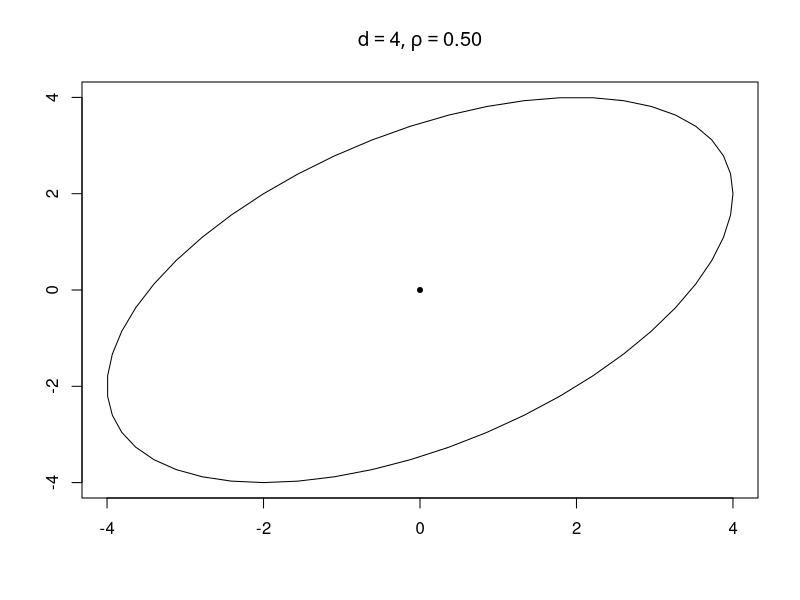
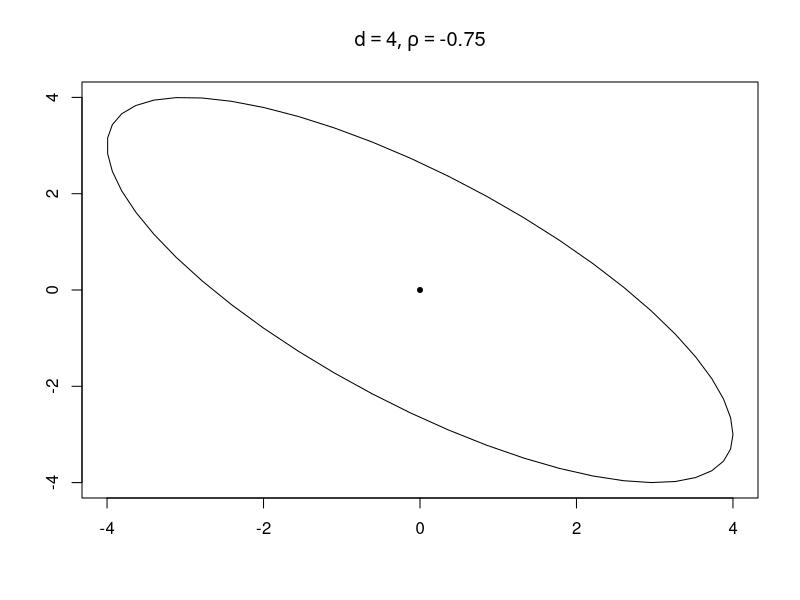
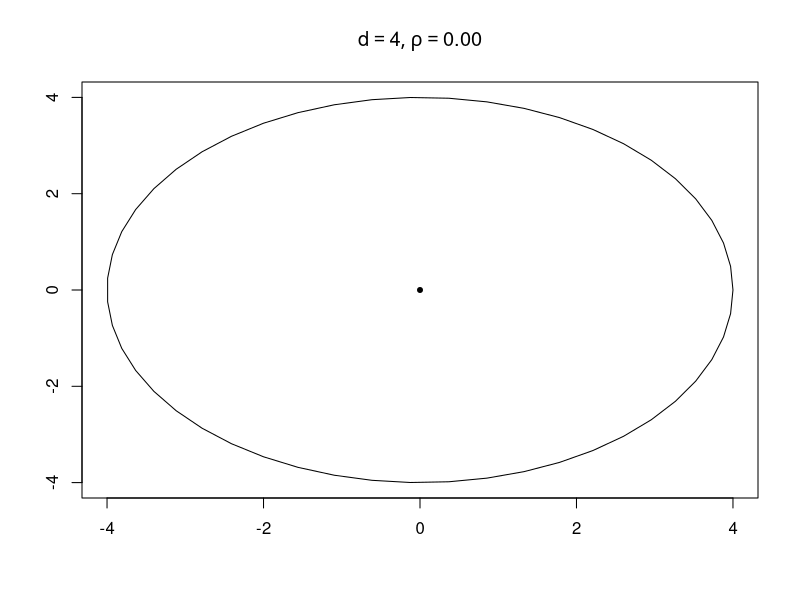
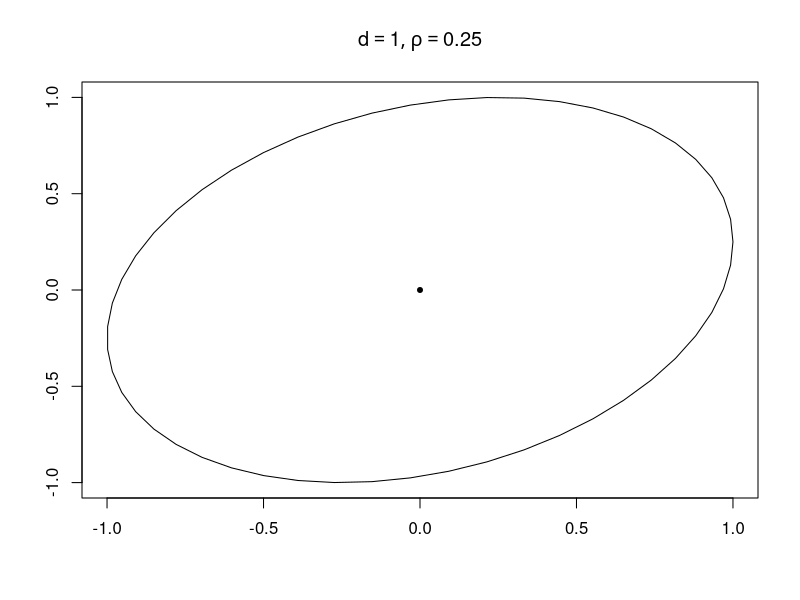

The R script that drew these images, in order:
# ---------------------------------------------------------------------
# Book:         SMS
# ---------------------------------------------------------------------
# Quantlet:     SMSellipse
# ---------------------------------------------------------------------
# Description:  SMSellipse computes ellipses for varying rho and d.
# ---------------------------------------------------------------------
# See also:     SMSellipse, SMSjordandec
# ---------------------------------------------------------------------
# Keywords:     ellipse, correlation
# ---------------------------------------------------------------------
# Usage:        -
# ---------------------------------------------------------------------
# Inputs:       None
# ---------------------------------------------------------------------
# Output:       Contour plot and hexagon plot of simulated multivariate
#               normal random numbers.
# ---------------------------------------------------------------------
# Example:      -
# ---------------------------------------------------------------------
# Autor:        Monika Jakubcova
#----------------------------------------------------------------------

#help.search("ellipse", "input")

library(car)

rhovec = c(0.5,-0.75,0,0.25)
dvec = c(4,4,4,1)

for (i in 1:4) {
    r = rhovec[i]
    d = dvec[i]
    c = c(0,0)
    n = 101
    c1 = c(1,r)
    c2 = c(r,1)
    sha = cbind(c1,c2)
    plot(cbind(c(d,-d),c(d,-d)),type="n",xlab="", ylab="", main=substitute(list(d==d1,  rho==r1), list(d1=d,r1=sprintf("%0.2f",r))))
    ellipse(c,sha,d, center.pch=20, center.cex=1, segments=51, add=TRUE, col="black", lwd=1, lty=1)
}
